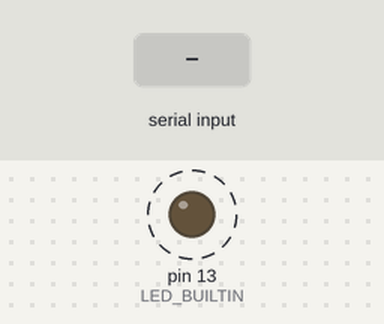
This sketch was run on a simulated Arduino Uno, built with avr-gcc and run on an emulated ATmega328P. Shown: output pins drawn as LEDs (lit = HIGH). Dashed ring = blinking. The test bench sets the inputs (shaded band). What the sketch prints to the serial monitor is not drawn.

Above: at 1.1 s.
3.1 s: "90,45\n" received over Serial
Timing chart, 0 to 12.1 s (numbered marks = the images above; inputs shaded):
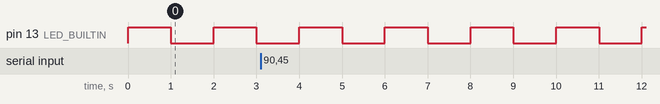

The sketch:

arduino.ino
```cpp
#include <Servo.h>

Servo motorFL; // Front Left
Servo motorFR; // Front Right
Servo motorBL; // Back Left
Servo motorBR; // Back Right

String inputString = "";
boolean stringComplete = false;

const int LED_PIN = 13;

void setup() {
  Serial.begin(9600);
  pinMode(LED_BUILTIN, OUTPUT);
}

void loop() {
  digitalWrite(LED_BUILTIN, HIGH);
  delay(1000);
  digitalWrite(LED_BUILTIN, LOW);
  delay(1000);
  Serial.print("hello world\n");

  if (stringComplete) {
    int j1x, j1y, j2x, j2y;
    sscanf(inputString.c_str(), "%d,%d,%d,%d", &j1x, &j1y, &j2x, &j2y);

    Serial.print("FL: "); Serial.print(j1x);
    Serial.print(" FR: "); Serial.print(j1y);
    Serial.print(" BL: "); Serial.print(j2x);
    Serial.print(" BR: "); Serial.println(j2y);
  }
}

// read serial from ESP32
void serialEvent() {
  while (Serial.available()) {
    char inChar = (char)Serial.read();
    if (inChar == '\n') {
      stringComplete = true;
    } else {
      inputString += inChar;
    }
  }
}
```

Measured:
- by itself, pin 13 (LED_BUILTIN): alternates HIGH for 1.0 s and LOW for 1.0 s
